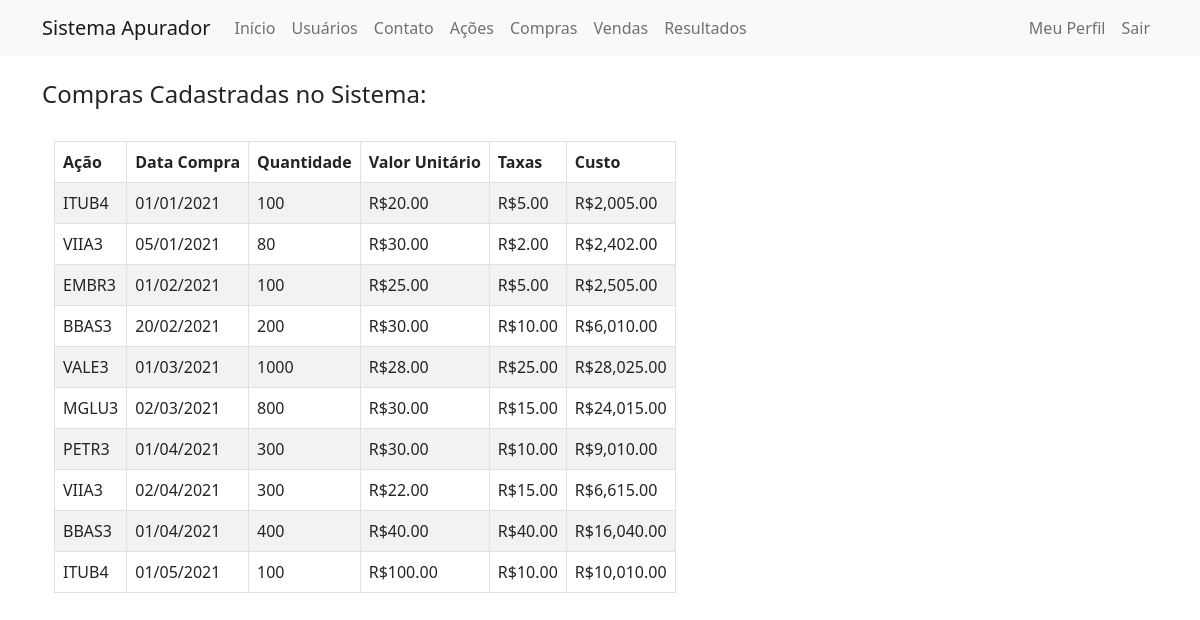
Page /compras/lista (signed in) on the committed database.
### app/models.py (models this page shows, shortened)
class Compras(database.Model):
    id = database.Column(database.Integer, primary_key=True, autoincrement=True)
    id_acao = database.Column(database.Integer, database.ForeignKey("acoes.id"), nullable=False)
    id_usuario = database.Column(database.Integer, database.ForeignKey('usuario.id'), nullable=False)
    data = database.Column(database.Integer, nullable=False)
    quantidade = database.Column(database.Integer, nullable=False)
    valor_unitario = database.Column(database.Numeric, nullable=False)
    total_taxas = database.Column(database.Numeric, nullable=False)
    custo = database.Column(database.Numeric, nullable=False)
    acao = database.relationship(
        "Acoes", foreign_keys=[id_acao], back_populates="compras"
    )

class Acoes(database.Model):
    id = database.Column(database.Integer, primary_key=True, autoincrement=True)
    nome = database.Column(database.String, nullable=False)
    ticker = database.Column(database.String, nullable=False, unique=True)
    compras = database.relationship(
        "Compras", foreign_keys="[Compras.id_acao]", back_populates="acao"
    )
    vendas = database.relationship(
        "Vendas", foreign_keys="[Vendas.id_acao]", back_populates="acao"
    )

### app/routes.py (the view)
@app.route('/compras/lista')
def compras_lista():
    compras = Compras.query.filter(Compras.id_usuario==current_user.id).order_by(Compras.id.asc())
    for compra in compras:
        compra.data = date.fromisoformat(compra.data)
        compra.data_formatada = compra.data.strftime('%d/%m/%Y')
        if (compra.valor_unitario is not None):
            compra.valor = "R${:,.2f}".format(compra.valor_unitario)
        else:
            compra.valor = ''
        if (compra.total_taxas is not None):
            compra.taxas = "R${:,.2f}".format(compra.total_taxas)
        else:
            compra.taxas = ''
        if (compra.custo is not None):
            compra.custo_formatado = "R${:,.2f}".format(compra.custo)
        else:
            compra.custo_formatado = ''
    return render_template('compraslista.html', compras=compras)

### app/models.py (called while the page is built)
@login_manager.user_loader
def load_usuario(id_usuario):
    return Usuario.query.get(int(id_usuario))

### app/templates/compraslista.html (shortened to what this page needs)
{% extends 'base.html' %}
{% block body %}
        <div class="container">
            <br>
            <h4>Compras Cadastradas no Sistema:</h4> <br>
            <div class="container mt-0 d-flex">
                    <div class="d-flex">
                        <div class="ml-3 w-2000">
                            <table class="table table-striped table-bordered table-condensed table-hover">
                                <thead>
                                    <tr>
                                        <th>Ação</th>
                                        <th>Data Compra</th>
                                        <th>Quantidade</th>
                                        <th>Valor Unitário</th>
                                        <th>Taxas</th>
                                        <th>Custo</th>
                                    </tr>
                                </thead>
                                <tbody>
                                    {% for compra in compras %}
                                    <tr>
                                        <td>{{ compra.acao.ticker }}</td>
                                        <td>{{ compra.data_formatada }}</td>
                                        <td>{{ compra.quantidade }}</td>
                                        <td>{{ compra.valor }}</td>
                                        <td>{{ compra.taxas }}</td>
                                        <td>{{ compra.custo_formatado }}</td>
                                    </tr>
                                    {% endfor %}
                                </tbody>
                            </table>
                        </div>
                    </div>
                </div>
            </div>
{% endblock %}

### rows in the picture
Compras: acao.ticker "ITUB4", data_formatada "01/01/2021", quantidade "100", valor "R$20.00", taxas "R$5.00", custo_formatado "R$2,005.00"
Compras: acao.ticker "VIIA3", data_formatada "05/01/2021", quantidade "80", valor "R$30.00", taxas "R$2.00", custo_formatado "R$2,402.00"
Compras: acao.ticker "EMBR3", data_formatada "01/02/2021", quantidade "100", valor "R$25.00", taxas "R$5.00", custo_formatado "R$2,505.00"
Compras: acao.ticker "BBAS3", data_formatada "20/02/2021", quantidade "200", valor "R$30.00", taxas "R$10.00", custo_formatado "R$6,010.00"
Compras: acao.ticker "VALE3", data_formatada "01/03/2021", quantidade "1000", valor "R$28.00", taxas "R$25.00", custo_formatado "R$28,025.00"
Compras: acao.ticker "MGLU3", data_formatada "02/03/2021", quantidade "800", valor "R$30.00", taxas "R$15.00", custo_formatado "R$24,015.00"
Compras: acao.ticker "PETR3", data_formatada "01/04/2021", quantidade "300", valor "R$30.00", taxas "R$10.00", custo_formatado "R$9,010.00"
Compras: acao.ticker "VIIA3", data_formatada "02/04/2021", quantidade "300", valor "R$22.00", taxas "R$15.00", custo_formatado "R$6,615.00"
Compras: acao.ticker "BBAS3", data_formatada "01/04/2021", quantidade "400", valor "R$40.00", taxas "R$40.00", custo_formatado "R$16,040.00"
Compras: acao.ticker "ITUB4", data_formatada "01/05/2021", quantidade "100", valor "R$100.00", taxas "R$10.00", custo_formatado "R$10,010.00"
